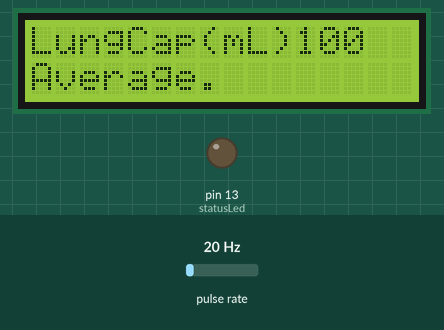
Recording of a sketch running on a simulated Arduino Uno, built with avr-gcc and run on an emulated ATmega328P. On the bench: 16×2 character LCD, output pins drawn as LEDs (lit = HIGH). Wiring (inferred from the names in the program): pulse sensor: data pin 2. The inputs (shaded band) are chosen by the test bench; at power-on: pulse rate 20 Hz. Pins used as bus, display or sensor lines are not drawn; what the sketch prints to the serial monitor is not drawn.

Above: at 3.2 s.
3.3 s: pulse rate (sensor on pin 2) set to 100 Hz
At 5.7 s:
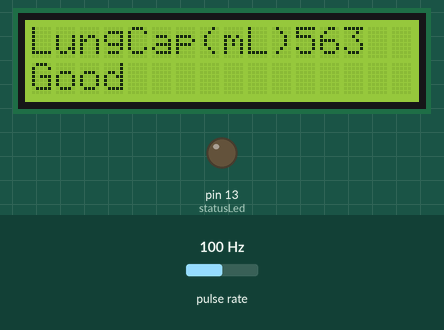
6.3 s: pulse rate (sensor on pin 2) set to 4 Hz
At 7.9 s:
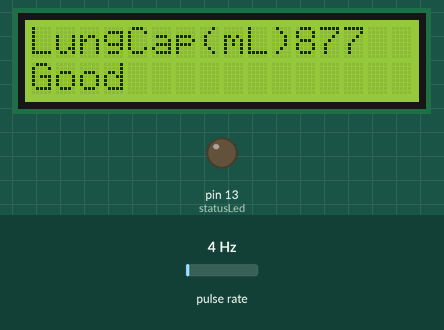
9.3 s: pulse rate (sensor on pin 2) set to 50 Hz
At 26.9 s:
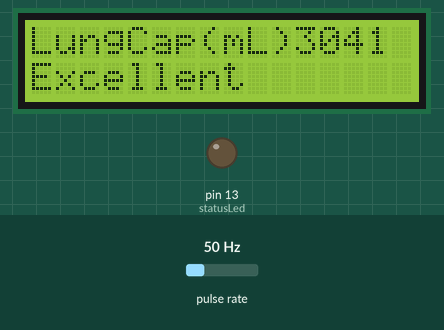
Timing chart, 0 to 28.4 s (numbered marks = the images above; inputs shaded):
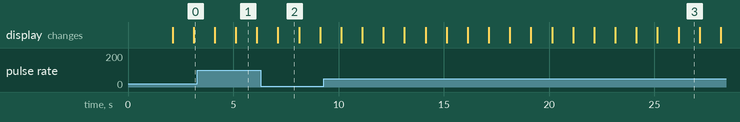

Measured:
- what the display in image 1 shows lasts 1.0 s, from 5.1 s to 6.1 s

The sketch:

Code002.ino
```cpp
/*This code explains the Lung capacity level checks depending on the air flow of a person
 * Uses Flow sensor, LCD I2c and small pipe to blow air
 */
#include <Wire.h>
#include <LiquidCrystal_PCF8574.h>
LiquidCrystal_PCF8574 lcd(0x27);


byte statusLed    = 13;
int power = 9;
byte sensorInterrupt = 0;  // 0 = digital pin 2
byte sensorPin       = 2;

// The hall-effect flow sensor outputs approximately 6.5 pulses per second per
// litre/minute of flow.
float calibrationFactor = 6.5;

volatile byte pulseCount;

float flowRate;
unsigned int flowMilliLitres;
unsigned long totalMilliLitres;

unsigned long oldTime;

void setup()
{
  lcd.begin(16, 2);
  // Initialize a serial connection for reporting values to the host
  Serial.begin(9600);
  //lcd.init();
  //lcd.init();
  //lcd.backlight();
  // Set up the status LED line as an output
  pinMode(statusLed, OUTPUT);
  //digitalWrite(statusLed, HIGH);  // We have an active-low LED attached
  pinMode(power, OUTPUT);
  digitalWrite(power, HIGH);
  pinMode(sensorPin, INPUT);
  digitalWrite(sensorPin, HIGH);

  pulseCount        = 0;
  flowRate          = 0.0;
  flowMilliLitres   = 0;
  totalMilliLitres  = 0;
  oldTime           = 0;

  // The Hall-effect sensor is connected to pin 2 which uses interrupt 0.
  // Configured to trigger on a FALLING state change (transition from HIGH
  // state to LOW state)
  attachInterrupt(sensorInterrupt, pulseCounter, FALLING);

  lcd.setBacklight(255);
  lcd.home(); lcd.clear();
  lcd.print("Hi ");
  delay(2000);

}

/**
   Main program loop
*/
void loop()
{

  if ((millis() - oldTime) > 1000)   // Only process counters once per second
  {
    // Disable the interrupt while calculating flow rate and sending the value to
    // the host
    detachInterrupt(sensorInterrupt);

    // Because this loop may not complete in exactly 1 second intervals we calculate
    // the number of milliseconds that have passed since the last execution and use
    // that to scale the output. We also apply the calibrationFactor to scale the output
    // based on the number of pulses per second per units of measure (litres/minute in
    // this case) coming from the sensor.
    flowRate = ((1000.0 / (millis() - oldTime)) * pulseCount) / calibrationFactor;

    // Note the time this processing pass was executed. Note that because we've
    // disabled interrupts the millis() function won't actually be incrementing right
    // at this point, but it will still return the value it was set to just before
    // interrupts went away.
    oldTime = millis();

    // Divide the flow rate in litres/minute by 60 to determine how many litres have
    // passed through the sensor in this 1 second interval, then multiply by 1000 to
    // convert to millilitres.
    flowMilliLitres = (flowRate / 60) * 1000;

    // Add the millilitres passed in this second to the cumulative total
    totalMilliLitres += flowMilliLitres;

    unsigned int frac;

    // Print the flow rate for this second in litres / minute
    Serial.print("Flow rate: ");
    Serial.print(int(flowRate));  // Print the integer part of the variable
    Serial.print(".");             // Print the decimal point
    // Determine the fractional part. The 10 multiplier gives us 1 decimal place.
    frac = (flowRate - int(flowRate)) * 10;
    Serial.print(frac, DEC) ;      // Print the fractional part of the variable
    Serial.print("L/min");
    // Print the number of litres flowed in this second
    Serial.print("  Current Liquid Flowing: ");             // Output separator
    lcd.setCursor(0, 0);
    lcd.print(flowMilliLitres);
    Serial.print(flowMilliLitres);
    Serial.print("mL/Sec");

    // Print the cumulative total of litres flowed since starting
    Serial.print("  Output Liquid Quantity: ");             // Output separator
    lcd.setCursor(0, 1);
    lcd.print(totalMilliLitres);
    Serial.print(totalMilliLitres);
    Serial.println("mL");

    // Reset the pulse counter so we can start incrementing again
    pulseCount = 0;

    // Enable the interrupt again now that we've finished sending output
    attachInterrupt(sensorInterrupt, pulseCounter, FALLING);

    lcd.clear();
    lcd.setCursor(0, 0);
    lcd.print("LungCap(mL)");
    lcd.print(totalMilliLitres);
    lcd.setCursor(0, 1);

    if (totalMilliLitres >= 0 && totalMilliLitres <= 500) {
      lcd.print("Average.");
      Serial.print("See a doctor");
    }
    else if (totalMilliLitres >= 501 && totalMilliLitres <= 3000) {
      lcd.print("Good");
      Serial.print("Good");
    }
    else {
      lcd.print("Excellent");
      Serial.print("Excellent");
      //digitalWrite(13, HIGH);
    }
  }
}

/*
  Insterrupt Service Routine
*/
void pulseCounter()
{
  // Increment the pulse counter
  pulseCount++;
}
```
